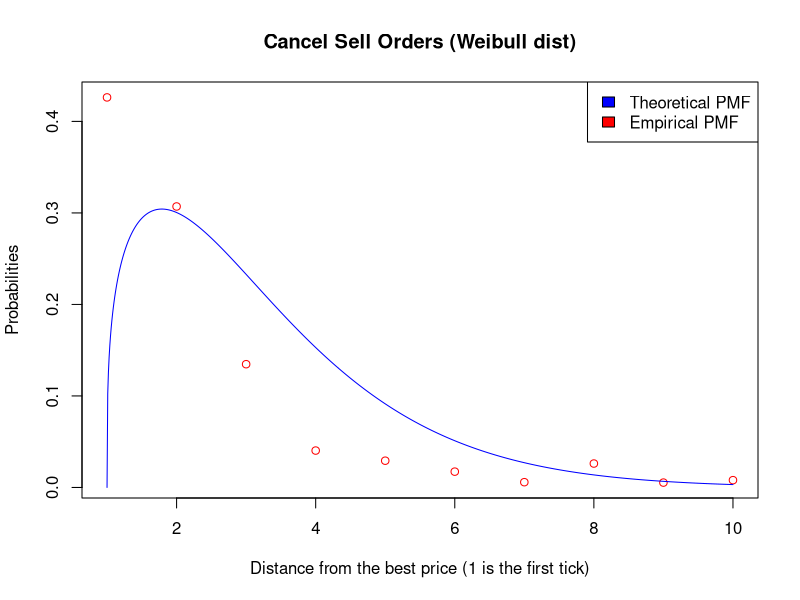

The R script that drew this image:
# Two Methods for Estimation of Weibull Distribution Parameters
library(zoo)

MyData <- read.csv(file="normalized_quantities.csv")

limitBuyMean <- MyData[1,2:11]
limitSellMean <- MyData[2,2:11]
cancelBuyMean <- MyData[3,2:11]
cancelSellMean <- MyData[4,2:11]

selectedOrder <- cancelBuyMean # Change this line to select other orders.

densities <- c()
data <- c()
data_v3 <- c()

# Start from 1
point <- 1

# Count data to empirical data
for(val in selectedOrder){
  densities <- c(densities, val)
  data <- c(data, rep(point, val))
  data_v3 <- c(data_v3, rep(point^3, val))
  point <- point + 1
}

# Start from 1
x = 1:10

# Mean and Standard Deviation
mean = sum(x*densities) / sum(densities)
st_dev = sd(data)

# Energy pattern factor method
epf = mean(data_v3) / (mean(data)^3)
shape = 1 + 3.69/(epf^2) 
scale = mean / gamma(1 + (1/shape))

# Empirical Method
shape = (st_dev/mean)^(-1.086)
scale = mean / gamma(1 + (1/shape))

# Location parameter is set to 1 since data starts from 1
wei_pmf <- function(shape, scale, x) {
  return((shape/scale) * (((x-1)/scale)^(shape-1)) * exp(-(((x-1)/scale)^shape)))
}

# Plot Empirical and Theoretical PMF
plot(1:10, densities/sum(densities), type="p",col="red", 
     xlab = "Distance from the best price (1 is the first tick)",
     ylab = "Probabilities", main = "Cancel Sell Orders (Weibull dist)")
lines(seq(1, 10, 0.01), wei_pmf(shape, scale, seq(1, 10, 0.01)), col="blue",
      ylim = max(wei_pmf(shape, scale, seq(1, 10, 0.01)))+0.1)

legend("topright",
       c("Theoretical PMF","Empirical PMF"),
       fill=c("blue","red")
)

# Area under the curve
x <- seq(1,10,0.01)
y <- (shape/scale) * (((x-1)/scale)^(shape-1)) * exp(-(((x-1)/scale)^shape))
id <- order(x)
areaUnderCurve <- sum(diff(x[id])*rollmean(y[id],2))